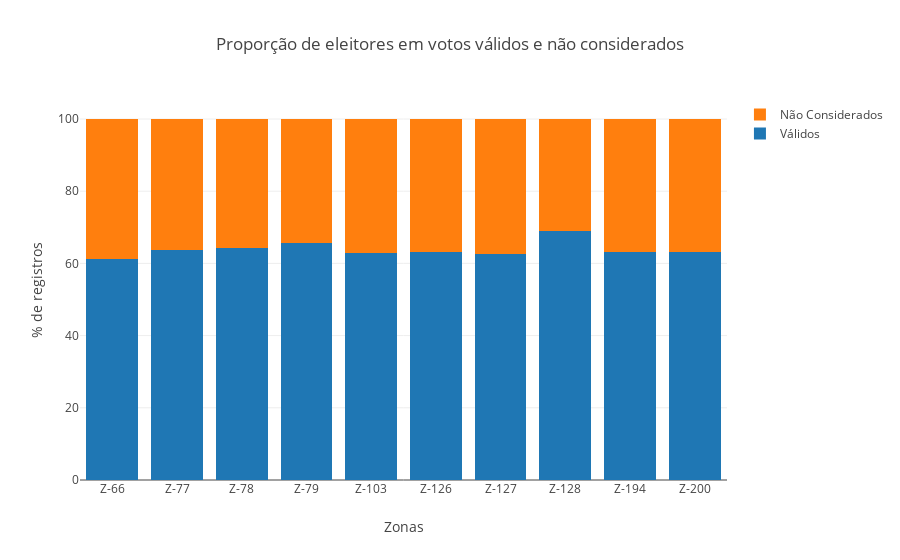

The notebook cell saved with this chart:
### Markdown cell above
#### Proporção de eleitores considerados (votos válidos) em relação aos não considerados

### Code cell
agrupado_por_zona = getConsolidateNumbersByZona(df_detalhe)
zonas = agrupado_por_zona.index.values

_zonas = list(map(lambda z : 'Z-{}'.format(z), zonas))

props = ['votos_nominais', 'nao_considerados']
labels = { 'votos_nominais': 'Válidos', 'nao_considerados': 'Não Considerados' }
title = 'Proporção de eleitores em votos válidos e não considerados'
traces = generateDataToStackedBar(go=go, x=_zonas, props=props, labels=labels, df=agrupado_por_zona)
fig = generatedStackedBar(go=go, data=traces, title=title, x='Zonas', y='% de registros')
py.iplot(fig)

### Figure 1 — Plotly figure (JSON) as saved in the notebook; plotly's stock layout.template omitted (floating-point values rounded to 4 significant figures)
{"data": [{"name": "Válidos", "type": "bar", "uid": "668cc78f-e1a8-11e8-9928-5cc9d399d62a", "x": ["Z-66", "Z-77", "Z-78", "Z-79", "Z-103", "Z-126", "Z-127", "Z-128", "Z-194", "Z-200"], "y": [61.33, 63.6, 64.35, 65.53, 62.75, 63.21, 62.72, 69.06, 63.15, 63.21]}, {"name": "Não Considerados", "type": "bar", "uid": "668cc790-e1a8-11e8-9928-5cc9d399d62a", "x": ["Z-66", "Z-77", "Z-78", "Z-79", "Z-103", "Z-126", "Z-127", "Z-128", "Z-194", "Z-200"], "y": [38.67, 36.4, 35.65, 34.47, 37.25, 36.79, 37.28, 30.94, 36.85, 36.79]}], "layout": {"barmode": "stack", "title": "Proporção de eleitores em votos válidos e não considerados", "xaxis": {"title": "Zonas"}, "yaxis": {"title": "% de registros"}}}
